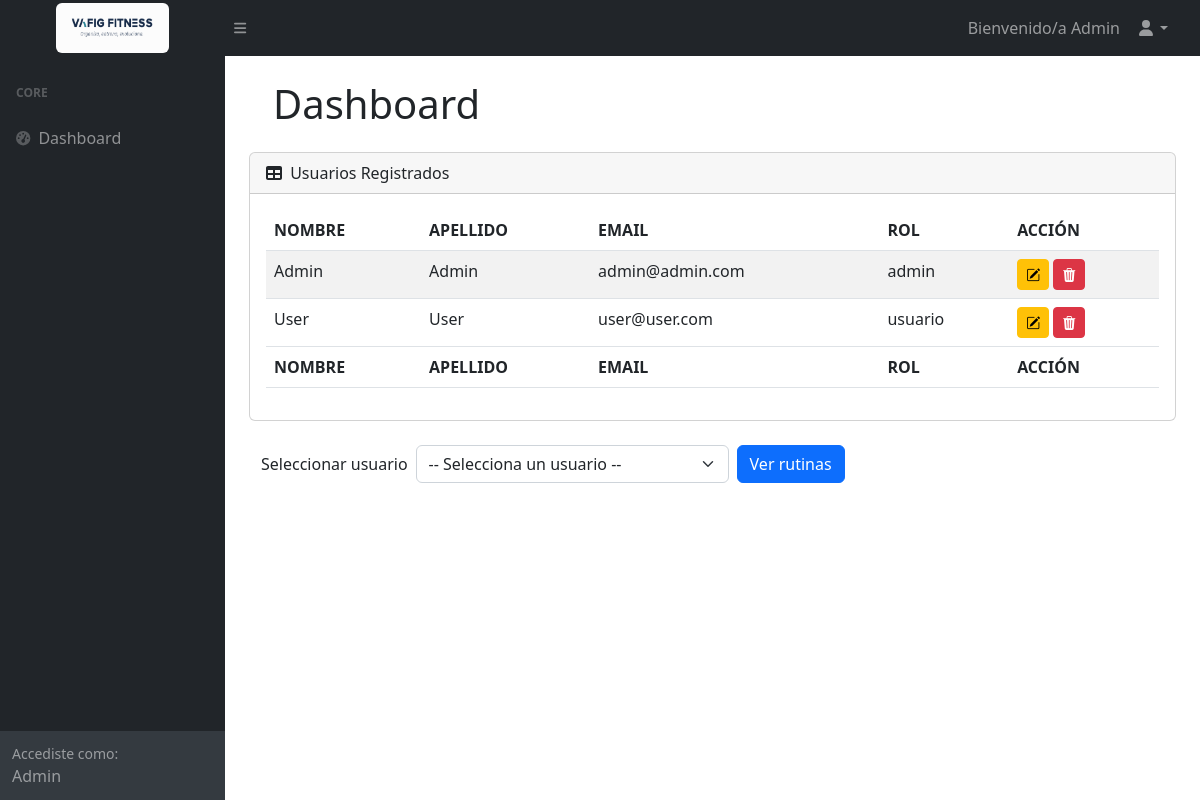
The page /Public/dashboard.php (signed in) on the database its author committed.
### tables this page shows
CREATE TABLE `data_usuarios` (
  `id_data_usuario` int(11) NOT NULL,
  `id_usuario` int(11) NOT NULL,
  `nombre` varchar(100) NOT NULL,
  `apellido` varchar(100) NOT NULL,
  `genero` enum('Masculino','Femenino','Otro') NOT NULL,
  `fecha_nac` date NOT NULL,
  `peso` decimal(5,2) DEFAULT NULL,
  `altura` decimal(5,2) DEFAULT NULL
);

CREATE TABLE `usuarios` (
  `id_usuario` int(11) NOT NULL,
  `email` varchar(255) DEFAULT NULL,
  `password` varchar(255) DEFAULT NULL,
  `rol` varchar(50) DEFAULT NULL
);

### Classes/User.php (called while the page is built, shortened)
<?php
    require '../DB/database.php';
    class User {
        private $pdo;
        public function __construct(){
            $db = new Database();
            $this->pdo = $db->connect();
        }
        public function getUsers() {
                $query = "
                            SELECT
                                u.id_usuario,
                                u.email,
                                u.rol,
                                d.nombre,
                                d.apellido,
                                d.genero,
                                d.fecha_nac,
                                d.peso,
                                d.altura
                            FROM usuarios u
                            INNER JOIN data_usuarios d ON u.id_usuario = d.id_usuario
                            ORDER BY d.nombre, d.apellido
                        ";
                $stmt = $this->pdo->prepare($query);
                $stmt->execute();
                return $stmt->fetchAll();
        }
        public function getUserById($id) {
                $query = "
        SELECT
            u.email,
            u.rol,
            d.nombre,
            d.apellido,
            d.genero,
            d.fecha_nac,
            d.peso,
            d.altura
        FROM usuarios u
        INNER JOIN data_usuarios d ON u.id_usuario = d.id_usuario
        WHERE u.id_usuario = :id
    ";
                $stmt = $this->pdo->prepare($query);
                $stmt->execute([':id' => $id]);
                return $stmt->fetch();
            }
}

### DB/database.php (called while the page is built, shortened)
<?php
class Database {
    private $host = "localhost";
    private $db_name = "gym";
    private $username = "root";
    private $password = "";
    public function connect() {
        $this->pdo = null;
        try {
            $dsn = "mysql:host={$this->host};dbname={$this->db_name};charset=utf8mb4";
            $options = [
                PDO::ATTR_ERRMODE => PDO::ERRMODE_EXCEPTION,
                PDO::ATTR_DEFAULT_FETCH_MODE => PDO::FETCH_OBJ,
            ];
            $this->pdo = new PDO($dsn, $this->username, $this->password, $options);
        } catch(PDOException $e) {
            throw new Exception("Error de conexión: " . $e->getMessage());
        }
        return $this->pdo;
    }
}

### Components/table.php (the view, shortened to what this page needs)
<?php
$users = $user->getUsers() ?? [];
?>
<div class="card mb-4">
    <div class="card-header">
        <i class="fas fa-table me-1"></i>
        Usuarios Registrados
    </div>
    <div class="card-body">
            <table id="datatablesSimple" class="table table-striped">
                <thead>
                    <tr>
                        <th>NOMBRE</th>
                        <th>APELLIDO</th>
                        <th>EMAIL</th>
                        <th>ROL</th>
                        <th>ACCIÓN</th>
                    </tr>
                </thead>
                <tfoot>
                    <tr>
                        <th>NOMBRE</th>
                        <th>APELLIDO</th>
                        <th>EMAIL</th>
                        <th>ROL</th>
                        <th>ACCIÓN</th>
                    </tr>
                </tfoot>
                <tbody>
                    <?php foreach ($users as $u) { ?>
                        <tr>
                            <td><?php echo htmlspecialchars($u->nombre ?? 'Vacío'); ?></td>
                            <td><?php echo htmlspecialchars($u->apellido ?? 'Vacío'); ?></td>
                            <td><?php echo htmlspecialchars($u->email ?? 'Vacío'); ?></td>
                            <td><?php echo htmlspecialchars($u->rol ?? 'Vacío'); ?></td>
                            <td>
                                <a href="../Public/edit_user.php?id=<?php echo (int)$u->id_usuario; ?>" class="btn btn-warning btn-sm">
                                    <i class="bi bi-pencil-square"></i>
                                </a>
                                <a href="../Public/delete_user.php?id=<?php echo (int)$u->id_usuario; ?>"
                                class="btn btn-danger btn-sm"
                                onclick="return confirm('¿Estás seguro de eliminar este usuario?');">
                                    <i class="bi bi-trash3-fill"></i>
                                </a>
                            </td>
                        </tr>
                    <?php } ?>
                </tbody>
            </table>
        </div>
</div>
<div class="container mb-4">
        <form method="get" class="row g-2 mb-4">
            <div class="col-auto">
                <label for="userSelect" class="col-form-label">Seleccionar usuario</label>
            </div>
            <div class="col-auto">
                <select id="userSelect" name="selected_user" class="form-select">
                    <option value="">-- Selecciona un usuario --</option>
                </select>
            </div>
            <div class="col-auto">
                <button type="submit" class="btn btn-primary">Ver rutinas</button>
            </div>
        </form>
</div>

### Public/dashboard.php (shortened to what this page needs)
<?php
require_once '../Classes/User.php';
$user_id = $_SESSION['user_id'];
$user = new User();
$dataUsuario = $user->getUserById($user_id);
?>
<?php require_once '../Components/header.php'?>
<body class="sb-nav-fixed">
    <nav class="sb-topnav navbar navbar-expand navbar-dark bg-dark">
        <a class="navbar-brand py-1 d-flex justify-content-center" href="dashboard.php" id="logo"><img src="../Assets/images/logo.png" alt="Logo" class="d-inline-block align-top rounded" width="50%" height="50"></a>
        <button class="btn btn-link btn-sm order-1 order-lg-0 me-4 me-lg-0" id="sidebarToggle" href="#!"><i class="fas fa-bars"></i></button>
        <ul class="navbar-nav ms-auto ms-md-0 me-3 me-lg-4">
            <li class="nav-item dropdown">
                <a class="nav-link dropdown-toggle" id="navbarDropdown" href="#" role="button" data-bs-toggle="dropdown" aria-expanded="false"><?php $nombreMostrar = !empty($dataUsuario->nombre)? $dataUsuario->nombre: $_SESSION['user_email']; ?>
                    Bienvenido/a <?= htmlspecialchars($nombreMostrar) ?><i class="fas fa-user fa-fw ms-3"></i></a>
            </li>
        </ul>
    </nav>
        <div id="layoutSidenav">
            <div id="layoutSidenav_nav">
                <nav class="sb-sidenav accordion sb-sidenav-dark" id="sidenavAccordion">
                    <div class="sb-sidenav-menu">
                        <div class="nav">
                            <?php if($_SESSION['rol'] === 'admin') {?>
                            <div class="sb-sidenav-menu-heading">Core</div>
                            <a class="nav-link" href="dashboard.php">
                                <div class="sb-nav-link-icon"><i class="fas fa-tachometer-alt"></i></div>
                                Dashboard
                            </a>
                            <?php } ?>
                        </div>
                    </div>
                    <div class="sb-sidenav-footer">
                        <div class="small">Accediste como:</div>
                        <?php
                                if ($_SESSION['rol'] === 'admin') {
                                    echo 'Admin';
                                } else {
                                    echo 'Usuario';
                                }
                            ?>
                    </div>
                </nav>
            </div>
            <div id="layoutSidenav_content">
                <main>
                    <div class="container-fluid px-4">
                        <h1 class="m-4">Dashboard</h1>
                        <?php if ($_SESSION['rol'] === 'admin'){require_once '../Components/table.php';}?>
                    </div>
                </main>
            </div>
        </div>
<?php require_once '../Components/footer.php'?>

### rows shown on the page
data_usuarios: nombre "Admin", apellido "Admin", id_usuario.email "admin@admin.com", id_usuario.rol "admin"
data_usuarios: nombre "User", apellido "User", id_usuario.email "user@user.com", id_usuario.rol "usuario"
